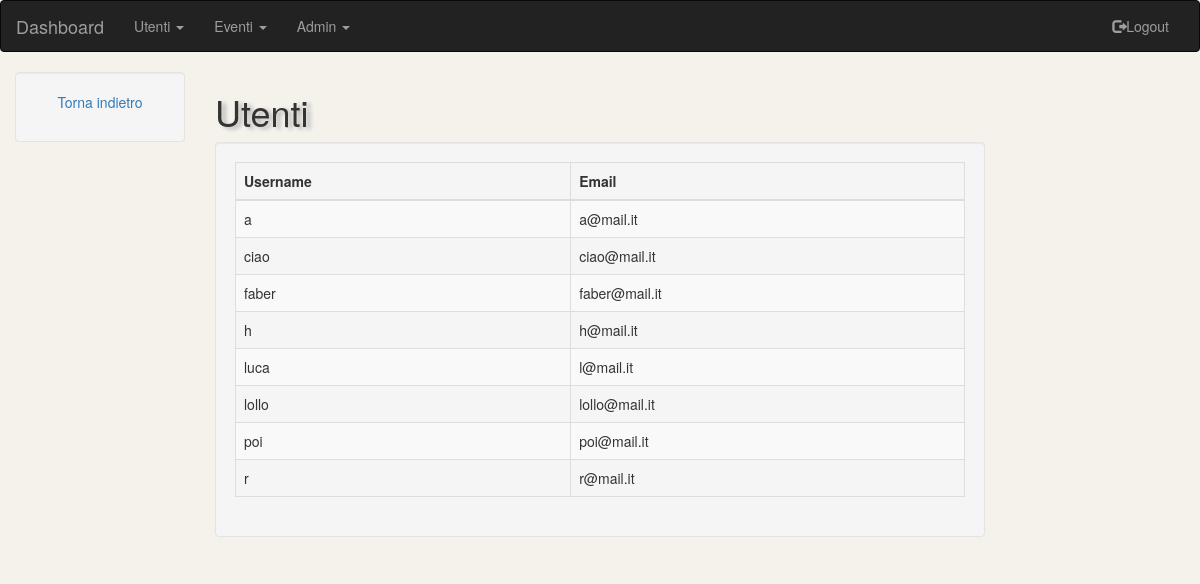
/3.0/admin/pageUsers.php (signed in), run on the app's committed database.
### tables this page shows
CREATE TABLE IF NOT EXISTS `Users` (
  `username` varchar(40) NOT NULL,
  `password` varchar(50) NOT NULL,
  `banned` bit(1) NOT NULL DEFAULT b'0'
);

CREATE TABLE IF NOT EXISTS `Profiles` (
  `username` varchar(40) NOT NULL,
  `name` varchar(40) DEFAULT NULL,
  `surname` varchar(50) DEFAULT NULL,
  `email` varchar(40) NOT NULL,
  `residence` varchar(40) DEFAULT NULL,
  `link` varchar(128) DEFAULT NULL,
  `description` varchar(255) DEFAULT NULL
);

### 3.0/admin/script/showUsers.php (the view, shortened to what this page needs)
<table class="table table-striped table-bordered">
    <thead>
    <tr>
        <th>
            Username
        </th>
        <th>
            Email
        </th>
    </tr>
    </thead>
    <?php
        require("script/dbAccess.php");
        try {
            $conn = new PDO("mysql:host=$server;dbname=$dbName", $dbUser, $dbPass);
            $conn->setAttribute(PDO::ATTR_ERRMODE, PDO::ERRMODE_EXCEPTION);
            $stmt = $conn->prepare("SELECT username, email FROM Users NATURAL JOIN Profiles");
            $stmt->execute();
            while($row = $stmt->fetch(PDO::FETCH_ASSOC)) {
                echo '<tr><td>'.$row['username'].'</td>';
                echo '<td>'.$row['email'].'</td>';
            }
        }
        catch(PDOException $e) {
            $error = "Errore nel database". " ERROR ".$e->getMessage();
        }
        echo "</table>";
    ?>

### 3.0/css/style.css (style rules this page uses)
.adminbody { background: rgb(245, 242, 236); }

### data on the page
users: username "a", profiles.email "a@mail.it"
users: username "ciao", profiles.email "ciao@mail.it"
users: username "faber", profiles.email "faber@mail.it"
users: username "h", profiles.email "h@mail.it"
users: username "luca", profiles.email "l@mail.it"
users: username "lollo", profiles.email "lollo@mail.it"
users: username "poi", profiles.email "poi@mail.it"
users: username "r", profiles.email "r@mail.it"
